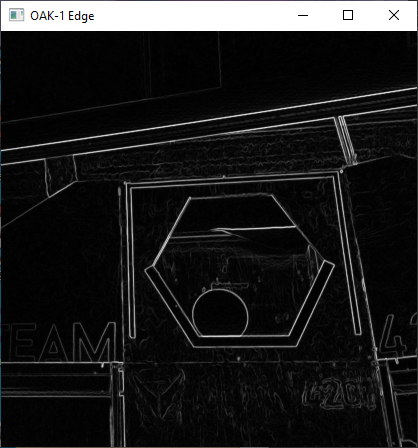
#> input picture resources/images/goal_edge_detection_test.PNG, 418 x 448 px
$ python edge_detection_test.py
#> lines starting #> are read from the running program, lines starting #| are printed output that depends on the picture; after the words box and inside, x2 and y2 are one past the last pixel; in counts of white or black regions, pixels touching at a corner belong together
import cv2
import numpy as np

bbox = {
    'x_min': 112,
    'x_max': 382,
    'y_min': 157,
    'y_max': 378,
}
edgeFrame = cv2.imread('../resources/images/goal_edge_detection_test.PNG', cv2.IMREAD_GRAYSCALE)
#> edgeFrame: shape (448, 418); min 0, max 255, mean 29

thresh = cv2.threshold(edgeFrame[bbox['y_min']:bbox['y_max'], bbox['x_min']:bbox['x_max']], 40, 255, cv2.THRESH_BINARY)[1]
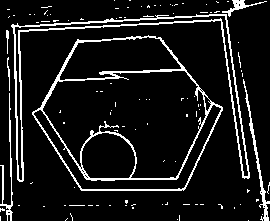
#> thresh: shape (221, 270); 10% white in thin lines or dots
res = cv2.findContours(thresh, cv2.RETR_EXTERNAL, cv2.CHAIN_APPROX_SIMPLE)
#> res = 80 contours, 75 with area under 20; largest, box (x1, y1, x2, y2) and area: (32, 35, 223, 191) 21253, (11, 14, 250, 182) 3151, (243, 79, 270, 221) 262, (0, 93, 13, 221) 137, (222, 0, 267, 17) 124
contours = res[-2]
#> contours has the same summary as res
# contours = res[0] if len(res) == 2 else res[1]
if len(contours) > 0:
    contours = sorted(contours, key=cv2.contourArea, reverse=True)
    largest_contour = max(contours, key=cv2.contourArea)
#> largest_contour = contour of 261 points, box (x1, y1, x2, y2) (32, 35, 223, 191), area 21253

    result = np.zeros_like(edgeFrame)
    cv2.drawContours(result[bbox['y_min']:bbox['y_max'], bbox['x_min']:bbox['x_max']], [largest_contour], 0,
                     (255, 255, 255), cv2.FILLED)

    rect = cv2.minAreaRect(largest_contour)
#> rect = ((128.1, 118.1), (171.7, 170.1), -58.44)
    center, _, _ = rect
#> center = (128.1, 118.1)
    center_x, center_y = center
#> center_x = 128.1; center_y = 118.1

    edgeFrame = cv2.bitwise_or(edgeFrame, result)
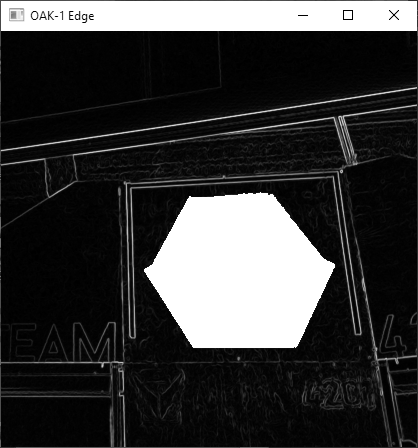
#> edgeFrame: shape (448, 418); min 0, max 255, mean 56.2

    edgeFrame = cv2.rectangle(edgeFrame, (bbox['x_min'], bbox['y_min']), (bbox['x_max'], bbox['y_max']), (150, 150, 150), 2)
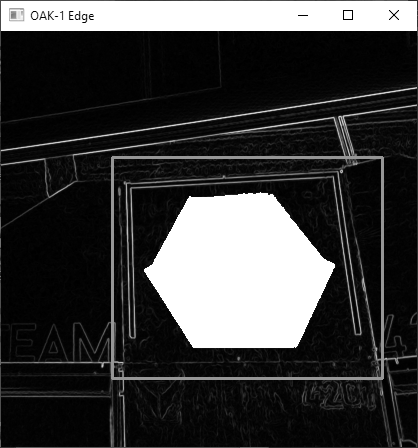
#> edgeFrame: shape (448, 418); 1.57% of pixels changed, all inside (x1, y1, x2, y2) = (111, 156, 384, 380)
    blankFrame = np.zeros_like(edgeFrame)
    contourFrame = cv2.drawContours(blankFrame, contours[0:2], -1, (255, 255, 255), 1)
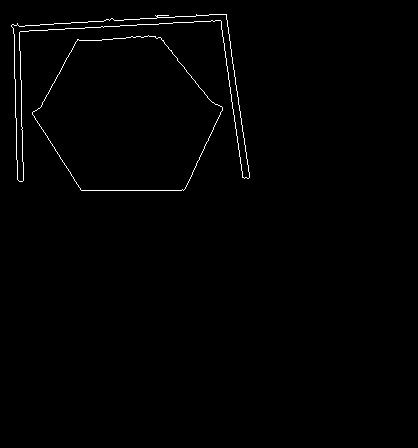
#> contourFrame: shape (448, 418); 0.84% white in thin lines or dots, all inside (x1, y1, x2, y2) = (11, 14, 250, 191)

while True:
    cv2.imshow("edges", edgeFrame)
    cv2.imshow("edgesR", result)
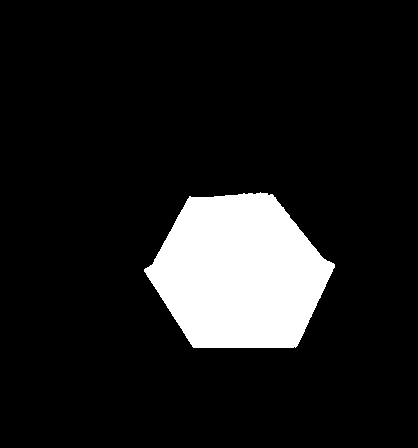
#> window 'edgesR': shape (448, 418); 11.5% white; 1 white region, box (x1, y1, x2, y2) and area: (144, 192, 335, 348) 21504

    cv2.imshow("largest", contourFrame)

    key = cv2.waitKey(1)
#> (key q is pressed here)

    if key == ord("q"):
#> (the run stopped early here; a loop or call above may not have finished)
